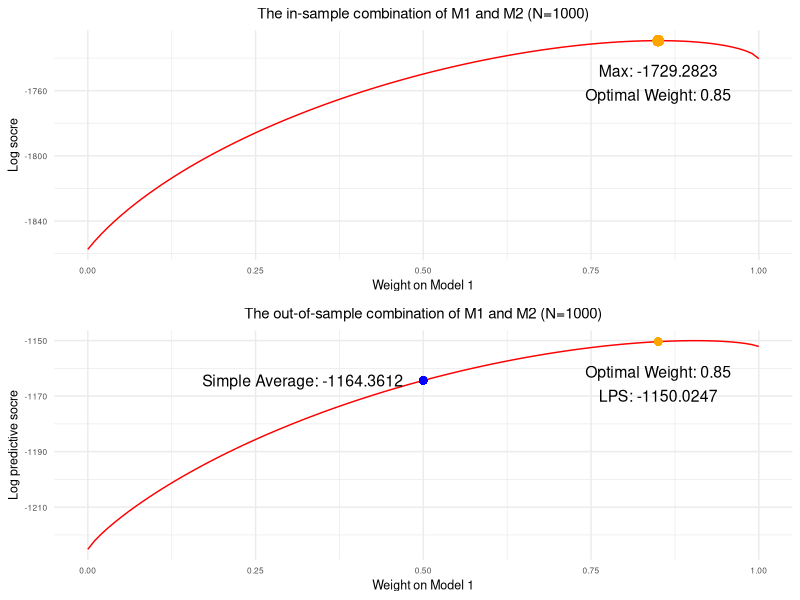
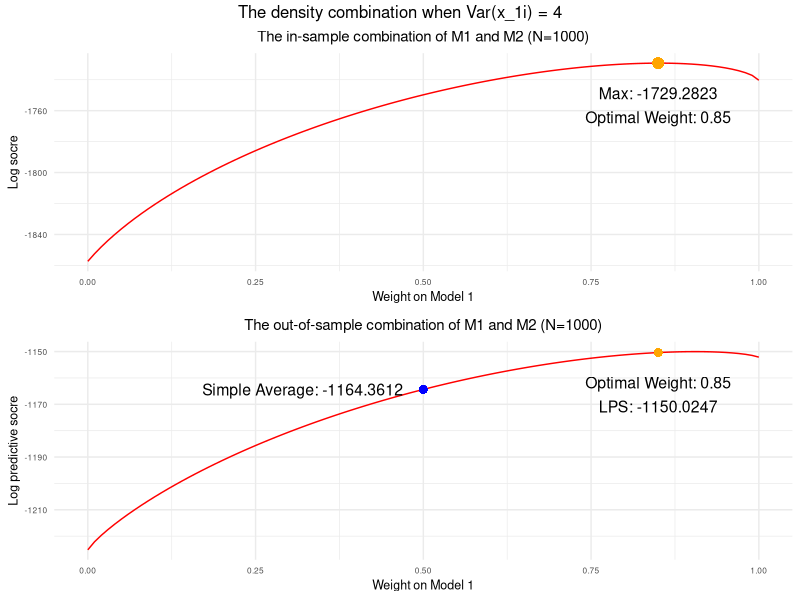

These figures' R source, in order:

library(tidyverse)
library(dplyr)
library(mvtnorm)
library(gridExtra)

set.seed(12345678)
N = 1000

beta0 <- 1
beta1 <- 2
beta2 <- 2
Beta <- matrix(c(beta1, beta2), nrow = 2)
X_varcov <- matrix(c(4,0.7,0.7,1), ncol = 2)
X <- rmvnorm(N, mean = c(0,0), sigma = X_varcov)
error <- rnorm(N, 0, 4)




# The True Model
Y <- beta0 + X%*%Beta + error

Data <- cbind(Y,X)
colnames(Data) <- c('y','x1','x2')
Data <- Data |> as_tibble() |> mutate(row = (1:N))

# Split the dataset (60% and 40%)
# In-sample
train <- Data |> filter(row <= nrow(Data)*.6) |> select(1:3)
R <- nrow(train)
# Out-of-sample
test <- Data |> filter(row > nrow(Data)*.6) |> select(1:3)
P <- nrow(test)

fit_true <- lm(y ~ x1 + x2, train)
fit_true_R2 <- summary(fit_true)$r.squared
sse <- sum((fitted(fit_true) - train$y)^2)
R2 <- numeric(2)
partial_R2 <- numeric(2)



# Assumed Models
fit1 <- lm(y ~ x1, train)
fit1_coef <- fit1$coefficients
fit1_R2 <- summary(fit1)$r.squared
R2[1] <- fit1_R2/fit_true_R2

sse_1 <- sum((fitted(fit1) - train$y)^2)
partial_R2[1] <- (sse_1-sse)/sse_1

# What percent of the variation not explained by x1 is explained by x2.
# In other words, given x1, what additional percent of the variation can be explained by x2?

fit1_mean <- fit1_coef[1] + fit1_coef[2]*train$x1
fit1_sd <- sd(fit1$residuals)

fit1_pd <- numeric(R) |> as.numeric()
for (j in 1:R) {
  fit1_pd[j] <- dnorm(train[[j,1]], fit1_mean[j], fit1_sd)
}
fit1_LS <- sum(log(fit1_pd))
fit1_LS
# -22461.34


fit1_mean_test <- fit1_coef[1] + fit1_coef[2]*test$x1
fit1_pd_test <- numeric(P) |> as.numeric()
for (j in 1:P) {
  fit1_pd_test[j] <- dnorm(test[[j,1]], fit1_mean_test[j], fit1_sd)
}
fit1_LS_test <- sum(log(fit1_pd_test))
fit1_LS_test
# -15025.35





fit2 <- lm(y ~ x2, train)
fit2_coef <- fit2$coefficients
fit2_R2 <- summary(fit2)$r.squared
R2[2] <- fit2_R2/fit_true_R2

sse_2 <- sum((fitted(fit2) - train$y)^2)
partial_R2[2] <- (sse_2-sse)/sse_2

fit2_mean <- fit2_coef[1] + fit2_coef[2]*train$x2
fit2_sd <- sd(fit2$residuals)

fit2_pd <- numeric(R) |> as.numeric()
for (j in 1:R) {
  fit2_pd[j] <- dnorm(train[[j,1]], fit2_mean[j], fit2_sd)
}
fit2_LS <- sum(log(fit2_pd))
fit2_LS
# -22385.71


fit2_mean_test <- fit2_coef[1] + fit2_coef[2]*test$x2
fit2_pd_test <- numeric(P) |> as.numeric()
for (j in 1:P) {
  fit2_pd_test[j] <- dnorm(test[[j,1]], fit2_mean_test[j], fit2_sd)
}
fit2_LS_test <- sum(log(fit2_pd_test))
fit2_LS_test
# -14970.6





w <- seq(from = 0, to = 1, by = 0.01)

# In-sample
pool_train <- numeric(length(w)) |> as.numeric()
for (j in 1:length(w)) {
  pool_train[j] <-  sum(log(w[j]*fit1_pd + (1-w[j])*fit2_pd))
}

comb <- cbind(w,pool_train) |> as_tibble()
optimal <- comb |> filter(pool_train == max(comb$pool_train))

p1 <- comb |> ggplot(aes(w, pool_train)) +
  geom_line(color = "red") +
  labs(
    title = "The in-sample combination of M1 and M2 (N=1000)",
       x = "Weight on Model 1",
       y = "Log socre") +
  theme_minimal() +
  theme(plot.title = element_text(hjust = 0.5),
        title = element_text(size = 9),
        axis.text = element_text(size = 6)) +
  geom_point(aes(x = optimal[[1]], y = optimal[[2]]), size = 3, color = "orange") +
  annotate("text", x = optimal[[1]], y = optimal[[2]],
           label = paste0("Max: ", round(optimal[[2]],4)), vjust = 3, size = 4) +
  annotate("text", x = optimal[[1]], y = optimal[[2]],
           label = paste0("Optimal Weight: ", round(optimal[[1]],4)), vjust = 5, size = 4)
  # annotate("text", x = optimal[[1]], y = optimal[[2]],
  #        label = paste0("Max: ", round(optimal[[2]],4)), vjust = 3, hjust = 0.7, size = 4) +
  # annotate("text", x = optimal[[1]], y = optimal[[2]],
  #          label = paste0("Optimal Weight: ", round(optimal[[1]],4)), vjust = 5, hjust = 0.7, size = 4)
  


# Out-of-sample
pool_test <- numeric(length(w)) |> as.numeric()
for (j in 1:length(w)) {
  pool_test[j] <-  sum(log(w[j]*fit1_pd_test + (1-w[j])*fit2_pd_test))
}

comb <- cbind(w,pool_test) |> as_tibble()
weight <- comb |> filter(pool_test == max(comb$pool_test))
opt <- comb |> filter(w == optimal[[1]]) |> select(pool_test) |> as.numeric()
equ <- comb |> filter(w == 0.5) |> select(pool_test) |> as.numeric()

p2 <- comb |> ggplot(aes(w, pool_test)) +
  geom_line(color = "red") +
  labs(
    # title = "The out-of-sample combination of M1 and M2 when coefficients have different magnitudes but the same sign",
    title = "The out-of-sample combination of M1 and M2 (N=1000)",
       x = "Weight on Model 1",
       y = "Log predictive socre") +
  theme_minimal() +
  theme(plot.title = element_text(hjust = 0.5),
        title = element_text(size = 9),
        axis.text = element_text(size = 6)) +
  # annotate("text", x = weight[[1]], y = weight[[2]],
  #          label = paste0("Max: ", round(weight[[2]],4)), vjust = 3, size = 3) +
  # annotate("text", x = weight[[1]], y = weight[[2]],
  #          label = paste0("Weight: ", round(weight[[1]],4)), vjust = 5, size = 3) +
  geom_point(aes(x = optimal[[1]], y =  opt), size = 2, color = "orange") +
  # geom_point(aes(x = weight[[1]], y = weight[[2]]), size = 1.5, color = "green") +
  geom_point(aes(x = 0.5, y = equ), size = 2, color = "blue") +
  annotate("text", x = optimal[[1]], y = opt, 
           label = paste0("Optimal Weight: ", round(optimal[[1]],4)), vjust = 3, size = 4) +
  annotate("text", x = optimal[[1]], y = opt,
           label = paste0("LPS: ", round(weight[[2]],4)), vjust = 5, size = 4) +
  annotate("text", x = 0.5, y = equ,
           label = paste0("Simple Average: ", round(equ,4)), hjust = 1.1, size = 4)
  # annotate("text", x = optimal[[1]], y = opt, 
  #          label = paste0("Optimal Weight: ", round(optimal[[1]],4)), vjust = 3, hjust = -0.02, size = 4) +
  # annotate("text", x = optimal[[1]], y = opt,
  #          label = paste0("LPS: ", round(weight[[2]],4)), vjust = 5, hjust = -0.05, size = 4) +
  # annotate("text", x = 0.5, y = equ,
  #          label = paste0("Simple Average: ", round(equ,4)), vjust = -1, hjust = -0.1, size = 4)

fit1_R2
fit2_R2
fit2_R2 - fit1_R2

R2
R2[2] - R2[1]

partial_R2
partial_R2[2] - partial_R2[1]

grid.arrange(p1,p2)

pdf("var4.pdf", width = 5, height = 8)
grid.arrange(p1,p2,top="The density combination when Var(x_1i) = 4")
dev.off()

# pdf("ss_1000.pdf", width = 10, height = 5)
# grid.arrange(p1,p2,ncol=2, top = "The density combination of M1 and M2 when sample size = 1000")
# dev.off()
